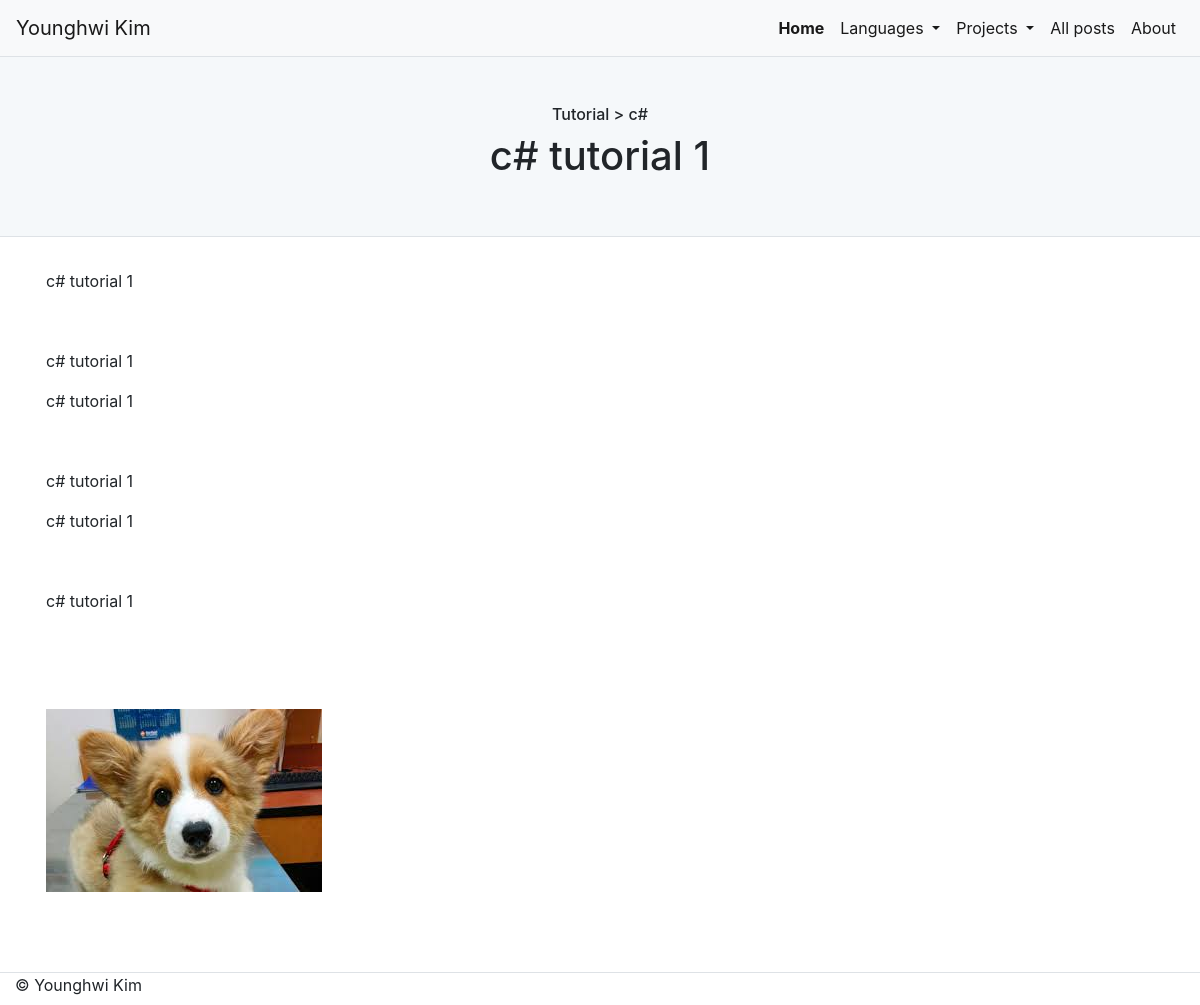
/article/10/, run on the app's committed database.
### blog/models.py (models this page shows, shortened)
class Post(models.Model):
    author = models.ForeignKey(
        settings.AUTH_USER_MODEL, on_delete=models.CASCADE)
    title = models.CharField(max_length=200)
    content = models.TextField()
    created_date = models.DateTimeField(default=timezone.now)
    published_date = models.DateTimeField(blank=True, null=True)
    languages = models.ForeignKey(Languages, on_delete=models.CASCADE)
    categories = models.ForeignKey(Categories, on_delete=models.CASCADE)

class Categories(models.Model):
    name = models.CharField(max_length=20)
    def __str__(self):
        return self.name

class Languages(models.Model):
    name = models.CharField(max_length=20)
    def __str__(self):
        return self.name

### blog/views.py (the view)
# urls.py: path('article/<int:pk>/', views.list_detail, name='blog-detail'),
def list_detail(request, pk):
    post = get_object_or_404(Post, pk=pk)
    return render(request, 'blog/article_detail.html', {'post': post})

### blog/templates/blog/article_detail.html (shortened to what this page needs)
{% extends "blog/base.html" %}
{% block content %}
<div class="container-fluid p-0">
    <div class="p-0 bg-skyblue border-bottom" style="background-color:#F5F8FA">
        <header class="row p-5 justify-content-center">
            <div class=" col col-lg-12 col-sm-12 col-12 bd-highlight text-center">
                <h6> {{post.categories}} &gt; {{post.languages}}</h6>
                <h1> {{post.title}} </h1>
            </div>
        </header>
    </div>
</div>
<div class="container">
    <div class="row">
        <div class="col-12 col-sm-12 col-lg-12 p-3">
            <p> {{post.content | safe}} </p>
        </div>
    </div>
</div>
{% endblock content %}

### data on the page
Post: categories "Tutorial", languages "c#", title "c# tutorial 1", content "c# tutorial 1 c# tutorial 1 c# tutorial 1 c# tutorial 1 c# tutorial 1 c# tutorial 1", content (picture)
